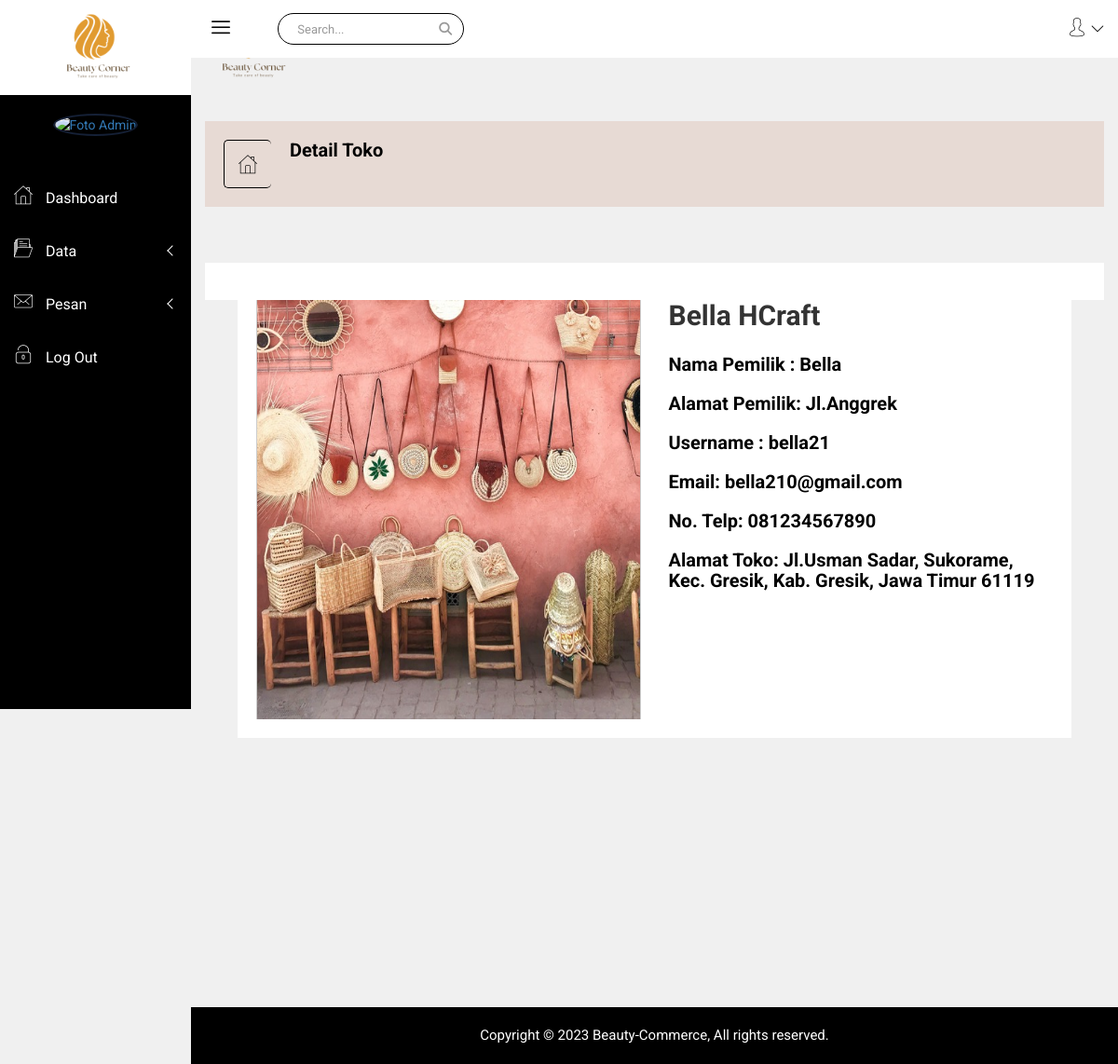
Page /admin/datatoko_detail.php?id=1 on the committed database.
### tables this page shows
CREATE TABLE `toko` (
  `toko_id` int(11) NOT NULL,
  `toko_pemilik` varchar(60) NOT NULL,
  `toko_username` varchar(15) NOT NULL,
  `toko_nama` varchar(60) NOT NULL,
  `toko_hp` varchar(25) NOT NULL,
  `toko_email` varchar(50) NOT NULL,
  `toko_pemilik_alamat` varchar(100) NOT NULL,
  `toko_alamat` varchar(100) NOT NULL,
  `toko_foto` varchar(100) NOT NULL,
  `toko_pass` varchar(100) NOT NULL
);

### koneksi.php (called while the page is built, shortened)
<?php
class Koneksi
{
    private $konek;
    private $host = "localhost";
    private $user = "root";
    private $pass = "";
    private $db = "beauty_commerce";
    private function sambung()
    {
        try {
            $this->konek = new PDO("mysql:host=" . $this->host . ";dbname=" . $this->db . ";charset=utf8mb4", $this->user, $this->pass);
            $this->konek->setAttribute(PDO::ATTR_ERRMODE, PDO::ERRMODE_EXCEPTION);
            $this->konek->setAttribute(PDO::ATTR_EMULATE_PREPARES, true);
            return $this->konek;
        } catch (PDOException $ex) {
            return NULL;
        }
    }
    public function kueri($sql)
    {
        $hasil = $this->konek->prepare($sql);
        $hasil->execute();
        return $hasil;
    }
    public function hasil_data($arg)
    {
        return $arg->fetch(PDO::FETCH_ASSOC);
    }
}

### admin/datatoko_detail.php (the view, shortened to what this page needs)
<?php
require_once '../koneksi.php';
$kon = new Koneksi();
$idadmin = @$_SESSION['admin_id'];
$toko = @$_REQUEST['id'];
?>
<!doctype html>
<html class="no-js" lang="en">
<head>
    <link rel="stylesheet" href="../penjual/css/bootstrap.min.css">
    <link rel="stylesheet" href="../penjual/css/font-awesome.min.css">
    <link rel="stylesheet" href="https://cdnjs.cloudflare.com/ajax/libs/font-awesome/6.3.0/css/font-awesome.min.css">
    <link rel="stylesheet" href="../penjual/css/nalika-icon.css">
    <link rel="stylesheet" href="../penjual/css/owl.carousel.css">
    <link rel="stylesheet" href="../penjual/css/owl.theme.css">
    <link rel="stylesheet" href="../penjual/css/owl.transitions.css">
    <link rel="stylesheet" href="../penjual/css/animate.css">
    <link rel="stylesheet" href="../penjual/css/normalize.css">
    <link rel="stylesheet" href="../penjual/css/meanmenu.min.css">
    <link rel="stylesheet" href="../penjual/css/main.css">
    <link rel="stylesheet" href="../penjual/css/morrisjs/morris.css">
    <link rel="stylesheet" href="../penjual/css/scrollbar/jquery.mCustomScrollbar.min.css">
    <link rel="stylesheet" href="../penjual/css/metisMenu/metisMenu.min.css">
    <link rel="stylesheet" href="../penjual/css/metisMenu/metisMenu-vertical.css">
    <link rel="stylesheet" href="../penjual/css/calendar/fullcalendar.min.css">
    <link rel="stylesheet" href="../penjual/css/calendar/fullcalendar.print.min.css">
    <link rel="stylesheet" href="../penjual/style.css">
    <link rel="stylesheet" href="../penjual/css/modals.css">
    <link rel="stylesheet" href="../penjual/css/form/all-type-forms.css">
    <link rel="stylesheet" href="../penjual/css/responsive.css">
</head>
<body>
    <div class="left-sidebar-pro">
        <nav id="sidebar" class="">
            <div class="sidebar-header">
                <a href="index.php"><img class="main-logo" src="img/logo/logo.png" alt="" style="width: 100px;" /></a>
            </div>
            <div class="nalika-profile">
                <?php
                $que = $kon->kueri("SELECT * FROM admin WHERE admin_id = '$idadmin'");
                $hasil = $kon->hasil_data($que);
                ?>
                <div class="profile-dtl">
                    <a href="#"><img src="<?= $hasil['admin_foto']; ?>" alt="Foto Admin" /></a>
                </div>
            </div>
            <div class="left-custom-menu-adp-wrap comment-scrollbar">
                <nav class="sidebar-nav left-sidebar-menu-pro">
                    <ul class="metismenu" id="menu1">
                        <li>
                            <a href="index.php">
                                <i class="icon nalika-home icon-wrap"></i>
                                <span class="mini-click-non">Dashboard</span>
                            </a>
                        </li>
                        <li>
                            <a class="has-arrow" href="#" aria-expanded="false"><i class="icon nalika-folder icon-wrap"></i> <span class="mini-click-non">Data</span></a>
                        </li>
                        <li>
                            <a class="has-arrow" href="#pesan" aria-expanded="false"><i class="icon nalika-mail icon-wrap"></i> <span class="mini-click-non">Pesan</span></a>
                        </li>
                        <li><a href="../logout.php"><i class="icon nalika-unlocked icon-wrap"></i><span class="mini-click-non"> Log Out</span></a>
                    </ul>
                </nav>
            </div>
        </nav>
    </div>
    <div class="all-content-wrapper">
        <div class="container-fluid">
            <div class="row">
                <div class="col-lg-12 col-md-12 col-sm-12 col-xs-12">
                    <div class="logo-pro">
                        <a href="index.php"><img class="main-logo" src="img/logo/logo.png" alt="" style="width: 100px;" /></a>
                    </div>
                </div>
            </div>
        </div>
        <div class="header-advance-area">
            <div class="header-top-area">
                <div class="container-fluid">
                    <div class="row">
                        <div class="col-lg-12 col-md-12 col-sm-12 col-xs-12">
                            <div class="header-top-wraper">
                                <div class="row">
                                    <div class="col-lg-1 col-md-0 col-sm-1 col-xs-12">
                                        <div class="menu-switcher-pro">
                                            <button type="button" id="sidebarCollapse" class="btn bar-button-pro header-drl-controller-btn btn-info navbar-btn">
                                                <i class="icon nalika-menu-task"></i>
                                            </button>
                                        </div>
                                    </div>
                                    <div class="col-lg-6 col-md-7 col-sm-6 col-xs-12">
                                        <div class="header-top-menu tabl-d-n hd-search-rp">
                                            <div class="breadcome-heading">
                                                <form role="search" class="">
                                                    <input type="text" placeholder="Search..." class="form-control">
                                                    <a href=""><i class="fa fa-search"></i></a>
                                                </form>
                                            </div>
                                        </div>
                                    </div>
                                    <div class="col-lg-5 col-md-5 col-sm-12 col-xs-12">
                                        <div class="header-right-info">
                                            <ul class="nav navbar-nav mai-top-nav header-right-menu">
                                                <li class="nav-item">
                                                    <a href="#" data-toggle="dropdown" role="button" aria-expanded="false" class="nav-link dropdown-toggle">
                                                        <i class="icon nalika-user"></i>
                                                        <i class="icon nalika-down-arrow nalika-angle-dw"></i>
                                                    </a>
                                                </li>
                                            </ul>
                                        </div>
                                    </div>
                                </div>
                            </div>
                        </div>
                    </div>
                </div>
            </div>
        </div>
        <div class="breadcome-area">
            <div class="container-fluid">
                <div class="row">
                    <div class="col-lg-12 col-md-12 col-sm-12 col-xs-12">
                        <div class="breadcome-list">
                            <div class="row">
                                <div class="col-lg-6 col-md-6 col-sm-6 col-xs-6">
                                    <div class="breadcomb-wp">
                                        <div class="breadcomb-icon">
                                            <i class="icon nalika-home"></i>
                                        </div>
                                        <div class="breadcomb-ctn">
                                            <h2>Detail Toko</h2>
                                        </div>
                                    </div>
                                </div>
                            </div>
                        </div>
                    </div>
                </div>
            </div>
        </div>
        <div class="product-status mg-b-30">
            <div class="container-fluid">
                <div class="row">
                    <div class="col-lg-12 col-md-12 col-sm-12 col-xs-12">
                        <div class="product-status-wrap" style="margin-top: 30px;">
                            <div class="col-lg-12 col-md-12 col-sm-12 col-xs-12">
                                <div class="sparkline12-list">
                                    <div class="sparkline12-graph">
                                        <div class="basic-login-form-ad">
                                            <div class="row">
                                                <?php
                                                $que = $kon->kueri("SELECT * FROM toko WHERE toko_id = '$toko' ");
                                                $hasil = $kon->hasil_data($que);
                                                ?>
                                                <div class="col-lg-6 col-md-6 col-sm-6 col-xs-12">
                                                    <div id="myTabContent1" class="tab-content">
                                                        <div class="product-tab-list tab-pane fade active in" style="border: 1px solid #cccccc; max-width: 100%; width: 470px; height: 450px; display: flex; align-items: center; justify-content: center;">
                                                            <img src="../penjual/<?php echo $hasil['toko_foto']; ?>" alt="" style="width: 470px; height: 450px;" />
                                                        </div>
                                                    </div>
                                                </div>
                                                <div class="col-lg-6 col-md-6 col-sm-6 col-xs-12">
                                                    <div class="single-product-details res-pro-tb">
                                                        <h2><?php echo $hasil['toko_nama'] ?></h2>
                                                        <div class="single-pro-cn">
                                                            <h4 style="margin-top: 25px;">Nama Pemilik : <?php echo $hasil['toko_pemilik'] ?></h4>
                                                            <h4 style="margin-top: 15px;">Alamat Pemilik: <?php echo $hasil['toko_pemilik_alamat'] ?></h4>
                                                            <h4 style="margin-top: 15px;">Username : <?php echo $hasil['toko_username'] ?></h4>
                                                            <h4 style="margin-top: 15px;">Email: <?php echo $hasil['toko_email'] ?></h4>
                                                            <h4 style="margin-top: 15px;">No. Telp: <?php echo $hasil['toko_hp'] ?></h4>
                                                            <h4 style="margin-top: 15px;">Alamat Toko: <?php echo $hasil['toko_alamat'] ?></h4>
                                                        </div>
                                                    </div>
                                                </div>
                                            </div>
                                        </div>
                                    </div>
                                </div>
                            </div>
                        </div>
                    </div>
                </div>
            </div>
        </div>
        <div class="footer-copyright-area">
            <div class="container-fluid">
                <div class="row">
                    <div class="col-lg-12">
                        <div class="footer-copy-right">
                            <p>Copyright © 2023 Beauty-Commerce, All rights reserved.</p>
                        </div>
                    </div>
                </div>
            </div>
        </div>
    </div>
</body>
</html>

### penjual/css/main.css (style rules this page uses)
html { color: #222; font-size: 1em; line-height: 1.4; }
audio, canvas, iframe, img, svg, video { vertical-align: middle; }

### penjual/css/metisMenu/metisMenu-vertical.css (style rules this page uses)
.sidebar-nav { background: #fff; }
.sidebar-nav ul { padding: 0; margin: 0; list-style: none; background: #000000; }
.sidebar-nav .metismenu { background: #000000; display: -webkit-box; display: -ms-flexbox; display: flex; -webkit-box-orient: vertical; -webkit-box-direction: normal; -ms-flex-direction: column; flex-direction: column; }
.sidebar-nav .metismenu li + li { margin-top: 5px; }
.sidebar-nav .metismenu li:first-child { margin-top: 5px; }
.sidebar-nav .metismenu li:last-child { margin-bottom: 5px; }
.sidebar-nav .metismenu > li { display: -webkit-box; display: -ms-flexbox; display: flex; -webkit-box-orient: vertical; -webkit-box-direction: normal; -ms-flex-direction: column; flex-direction: column; position: relative; }
.sidebar-nav .metismenu a { position: relative; display: block; padding: 13px 15px; color: #fff; outline-width: 0; transition: all .3s ease-out; font-size:16px; }
.sidebar-nav .metismenu li .icon-wrap { margin-right:10px; font-size:20px; }

### rows in the picture
toko: toko_foto (picture), toko_nama "Bella HCraft", toko_pemilik "Bella", toko_pemilik_alamat "Jl.Anggrek", toko_username "bella21", toko_email "bella210@gmail.com", toko_hp "081234567890", toko_alamat "Jl.Usman Sadar, Sukorame, Kec. Gresik, Kab. Gresik, Jawa Timur 61119"
